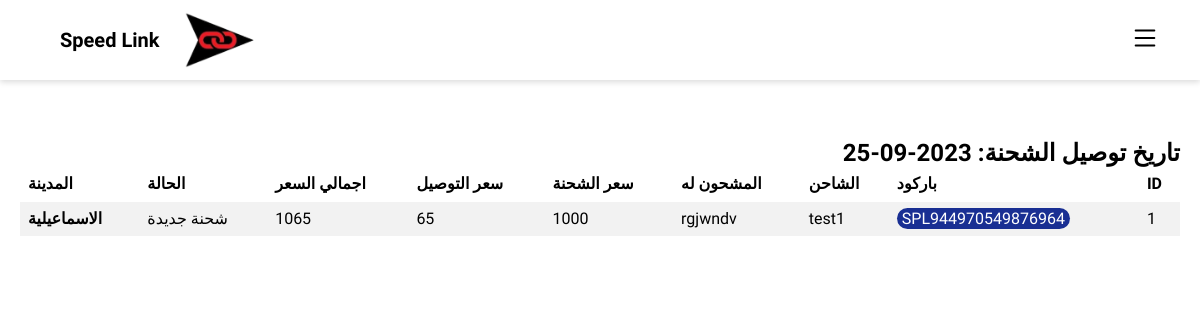
Page /tables/1 on the committed database.
### app.py (models this page shows)
class Shipment(db.Model):
    id = db.Column(db.Integer, primary_key=True)
    barcode = db.Column(db.String(18))
    shipper_username = db.Column(db.Integer)
    status = db.Column(db.String(50))
    delivery_id = db.Column(db.Integer)
    shipper_name = db.Column(db.String(100))
    shipper_phone_1 = db.Column(db.String(11))
    shipper_phone_2 = db.Column(db.String(11))
    shipper_address = db.Column(db.String(200))
    shipper_city = db.Column(db.String(100))
    shipper_wallet_code = db.Column(db.String(15))
    shipper_note = db.Column(db.Text)
    recipient_name = db.Column(db.String(100))
    recipient_phone_1 = db.Column(db.String(15))
    recipient_phone_2 = db.Column(db.String(15))
    recipient_address = db.Column(db.String(200))
    recipient_city = db.Column(db.String(100))
    recipient_note = db.Column(db.Text)
    pprice = db.Column(db.Integer)
    dprice = db.Column(db.Integer)
    tprice = db.Column(db.Integer)
    shipment_status = db.Column(db.String(100))
    date = db.Column(db.String(23))
    delivery_date = db.Column(db.String(23) )
    aws_code = db.Column(db.String(25))
    how = db.Column(db.String(25))
    isprint = db.Column(db.Integer)
    issend = db.Column(db.Integer)
    Collector = db.Column(db.Integer)

### app.py (the view)
@app.route('/tables/<int:id>')
def render_shipment_tables(id):
    unique_delivery_dates = db.session.query(Shipment.delivery_date).distinct()
    unique_delivery_dates = unique_delivery_dates[::-1]
    shipments_by_date = {}
    for date in unique_delivery_dates:
        shipments = Shipment.query.filter_by(delivery_date=date[0],delivery_id=id).all()
        shipments_by_date[date[0]] = shipments
    return render_template('shipment_tables.html', shipments_by_date=shipments_by_date)

### templates/shipment_tables.html (shortened to what this page needs)
    {% extends 'base.html' %} {% block content %}
    {% for date, shipments in shipments_by_date.items() %}
<br>
    <h2>تاريخ توصيل الشحنة: {{ date }}</h2>
    <table>
        <tr>
            <th>ID</th>
<th>باركود</th>
<th>الشاحن</th>
<th>المشحون له</th>
<th>سعر الشحنة</th>
<th>سعر التوصيل</th>
<th>اجمالي السعر</th>
<th>الحالة</th>
<th>المدينة</th>
        </tr>
        {% for shipment in shipments %}
        <tr>
            <td>{{ shipment.id }}</td>
            <td><a class="aa" href="/track/{{ shipment.barcode }}">{{ shipment.barcode }}</a></td>
            <td>{{ shipment.shipper_name }}</td>
            <td>{{ shipment.recipient_name }}</td>
            <td>{{ shipment.pprice }}</td>
            <td>{{ shipment.dprice }}</td>
            <td>{{ shipment.tprice }}</td>
            <td>
                {% if shipment.shipment_status == 'تم توصيل الشحنة' %}
               <p style="color: green;"> {{ shipment.shipment_status }}</p>
            {% else %}
            {{ shipment.shipment_status }}
            {%endif%}
            </td>
            <th>
                {% if shipment.recipient_city == '1' %}
                القاهرة
            {% elif shipment.recipient_city == '2' %}
                البحيرة
            {% elif shipment.recipient_city == '3' %}
                الاسكندرية
            {% elif shipment.recipient_city == '4' %}
                الدلتا
            {% elif shipment.recipient_city == '5' %}
                الاسماعيلية
            {% elif shipment.recipient_city == '6' %}
                بورسعيد
            {% elif shipment.recipient_city == '7' %}
                السويس
            {% elif shipment.recipient_city == '8' %}
                الشرقية
            {% elif shipment.recipient_city == '9' %}
                بنى سويف
            {% elif shipment.recipient_city == '10' %}
                المنيا
            {% elif shipment.recipient_city == '11' %}
                اسيوط
            {% elif shipment.recipient_city == '12' %}
                سوهاج
            {% elif shipment.recipient_city == '13' %}
                الساحل الشمالي
            {% elif shipment.recipient_city == '14' %}
                مطروح
            {% elif shipment.recipient_city == '15' %}
                قنا
            {% elif shipment.recipient_city == '16' %}
                الاقصر
            {% elif shipment.recipient_city == '17' %}
                اسوان
            {% elif shipment.recipient_city == '18' %}
                شرم الشيخ
            {% elif shipment.recipient_city == '19' %}
                الغردقة
            {% elif shipment.recipient_city == '20' %}
                مدن البحر الاحمر
            {% elif shipment.recipient_city == '21' %}
                الفيوم
            {% elif shipment.recipient_city == '22' %}
                خارج التغطية
            {% elif shipment.recipient_city == '23' %}
                موقوف
            {% elif shipment.recipient_city == '24' %}
                ش
            {% elif shipment.recipient_city == '25' %}
                منصورة
            {% elif shipment.recipient_city == '26' %}
                قليوب
            {% else %}
                City not found
            {% endif %}</th>
        </tr>
        {% endfor %}
    </table>
    {% endfor %}
    {% endblock %}

### static/css/style.css (style rules this page uses)
* { margin: 0; padding: 0; box-sizing: border-box; }
body { font-family: 'Cairo', sans-serif; background: rgb(189, 208, 251); }

### templates/base.html (style rules this page uses)
body { margin: 0; padding: 0; background-color: #fff; font-family: "Cairo", sans-serif; direction: rtl; min-height: 100vh; }

### templates/shipment_tables.html (style rules this page uses)
table { border-collapse: collapse; width: 100%; }
th, td { text-align: left; padding: 8px; }
tr:nth-child(even) { background-color: #f2f2f2; }
.aa { background-color: #192f93; color: white; padding: 1px 5px; text-decoration: none; border-radius: 25px; }

### rows in the picture
Shipment: id "1", barcode "SPL944970549876964", shipper_name "test1", recipient_name "rgjwndv", pprice "1000", dprice "65", tprice "1065", shipment_status "شحنة جديدة", recipient_city "الاسماعيلية"

### other values in the picture
{{ date }} "2023-09-25"
